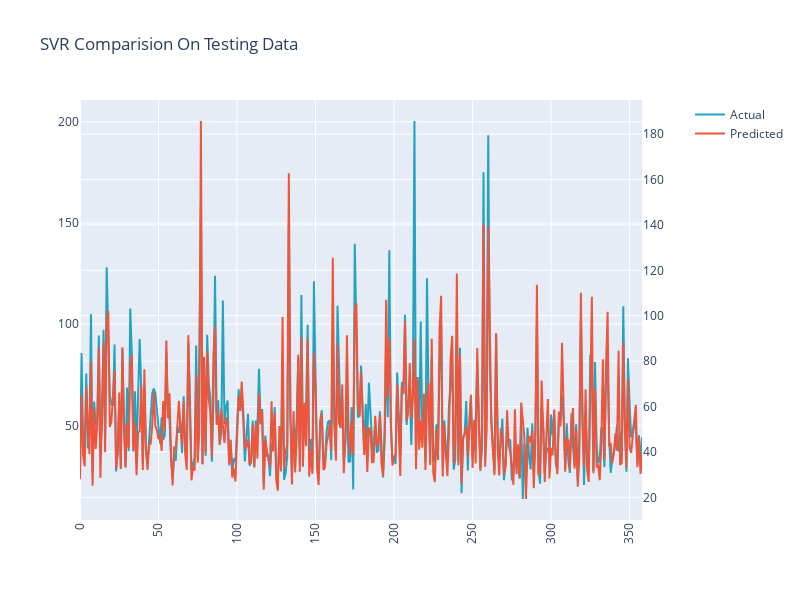

The notebook cell saved with this chart:
### Markdown cell above
## Comparision Of Predicted AQI and Actual AQI

### Code cell
import plotly.graph_objects as go
from plotly.subplots import make_subplots

trace1 = go.Scatter(
   
    y=df_y.iloc[:,-1],
    name="Actual",
    marker=dict(
        color='rgb(34,163,192)'
               )
)
trace2 = go.Scatter(
    y=df_y.iloc[:,0],
    
    name='Predicted',
    yaxis='y2'

)
fig = make_subplots(specs=[[{"secondary_y": True}]])
fig.add_trace(trace1)
fig.add_trace(trace2,secondary_y=True)
fig['layout'].update(height = 600, width = 800, title = "SVR Comparision On Testing Data ",xaxis=dict(
      tickangle=-90
    ))
fig.show()

### Figure 1 — Plotly figure (JSON) as saved in the notebook; plotly's stock layout.template omitted (floating-point values rounded to 4 significant figures; data arrays with more than 128 entries replaced by an {"elided": "..."} marker saying what was removed)
{"data": [{"marker": {"color": "rgb(34,163,192)"}, "name": "Actual", "type": "scatter", "y": {"elided": "359 float values"}}, {"name": "Predicted", "type": "scatter", "xaxis": "x", "y": {"elided": "359 float values"}, "yaxis": "y2"}], "layout": {"height": 600, "title": {"text": "SVR Comparision On Testing Data "}, "width": 800, "xaxis": {"anchor": "y", "domain": [0, 0.94], "tickangle": -90}, "yaxis": {"anchor": "x", "domain": [0, 1]}, "yaxis2": {"anchor": "x", "overlaying": "y", "side": "right"}}}
